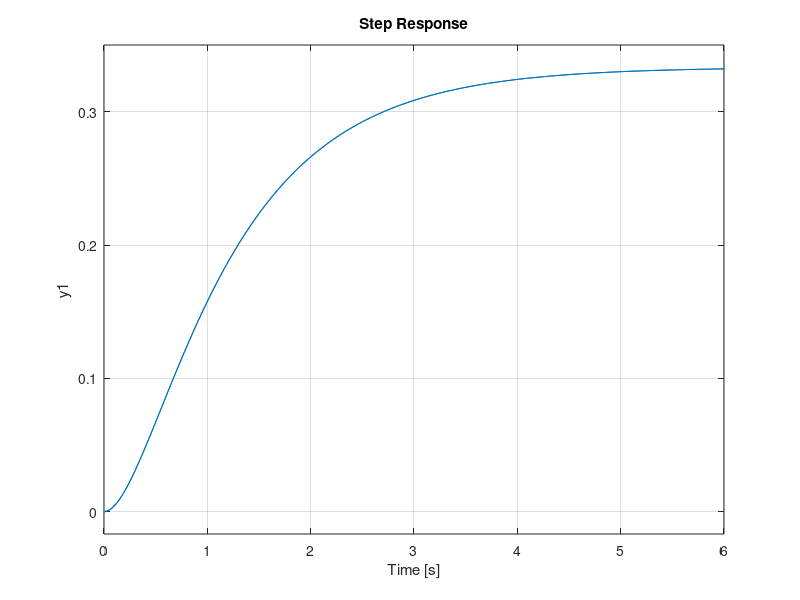

Here is the MATLAB script that generated this plot:
%%Exercício 3

clc; 
close all; 
clear all;

%Definição da função
t1 = 0:0.01:10
num = [1];
den = [1 4 3];
TF = tf(num,den) %Função Transferência sem aplicação do degrau

yt = (1/3) - (1/2).*exp(-t1) + (1/6)*exp(-3.*t1);

%Plotagem
figure()
plot(t1,yt)
hold on
step(TF)
grid on